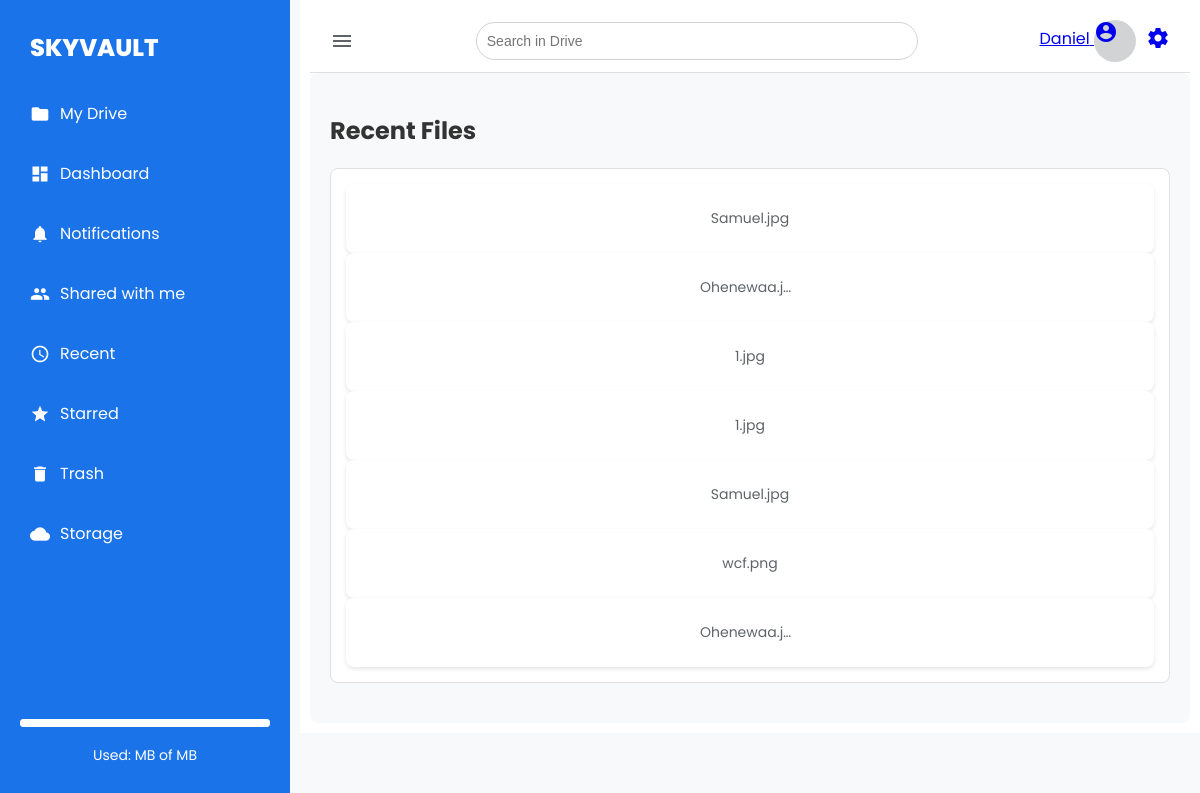
Page /vault/recent/ (signed in) on the earlier database version.
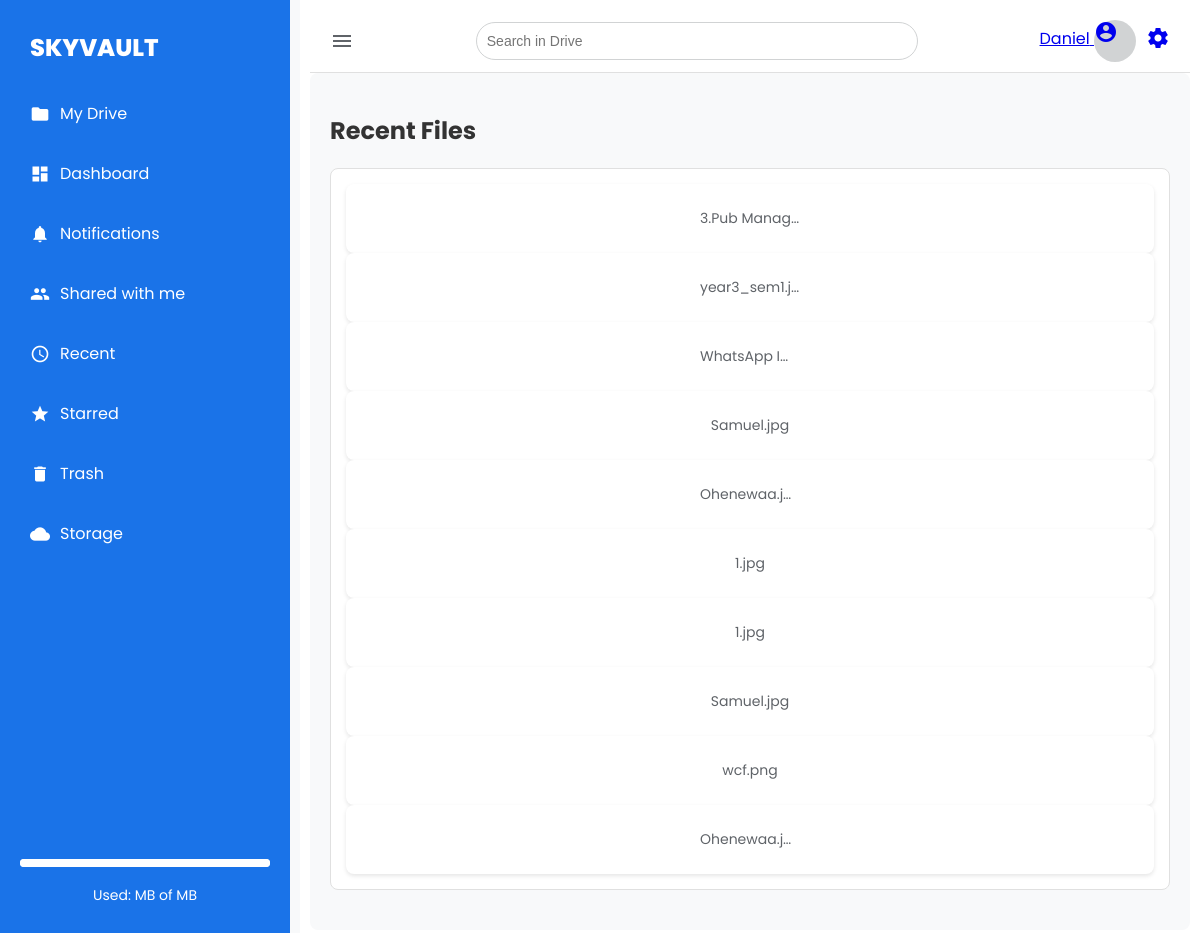
Same page on the later database version.
### vault/models.py (models this page shows, shortened)
class File(models.Model):
    user = models.ForeignKey(User, on_delete=models.CASCADE)
    folder = models.ForeignKey(Folder, on_delete=models.CASCADE, blank=True, null=True, related_name='files')
    name = models.CharField(max_length=255)
    uploaded_file = models.FileField(upload_to='user_files/')
    size = models.PositiveIntegerField()  # Size in bytes
    trashed = models.BooleanField(default=False)
    shared_with = models.ManyToManyField(User, related_name='shared_files', blank=True)
    created_at = models.DateTimeField(auto_now_add=True)
    starred = models.BooleanField(default=False)

### vault/views.py (the view)
# urls.py: path("recent/", views.recent_files, name="recent_files"),
@login_required
def recent_files(request):
    recent_files = File.objects.filter(user=request.user).order_by('-id')[:10]  # Adjust limit as needed
    return render(request, 'vault/recent_files.html', {'files': recent_files})

### templates/vault/recent_files.html (shortened to what this page needs)
{% extends 'base.html' %}
{% block content %}
<h2>Recent Files</h2>
<div class="file-list">
    {% for file in files %}
        <div class="file-item">
            <p>{{ file.name }}</p>
        </div>
    {% empty %}
        <p>No recent files available.</p>
    {% endfor %}
</div>
{% endblock %}

Differences in the rows shown:
added File: name "3.Pub Manag…"
added File: name "year3_sem1.j…"
added File: name "WhatsApp I…"
